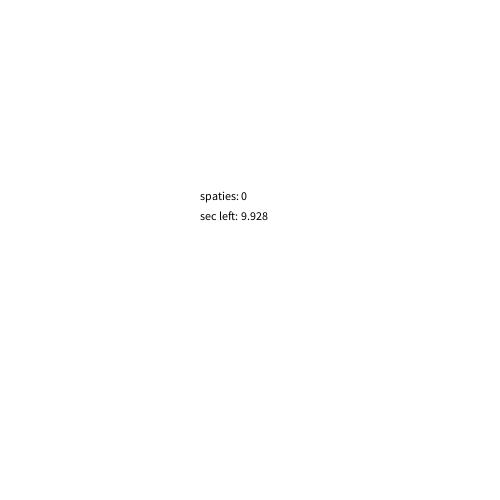
Frame 1 (no input)
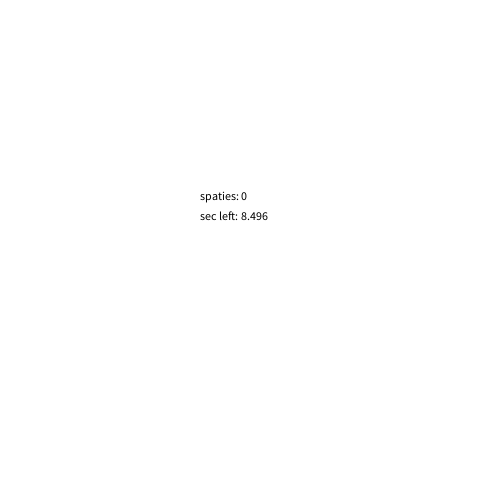
Frame 60 (the mouse pressed at the canvas centre just before this capture)
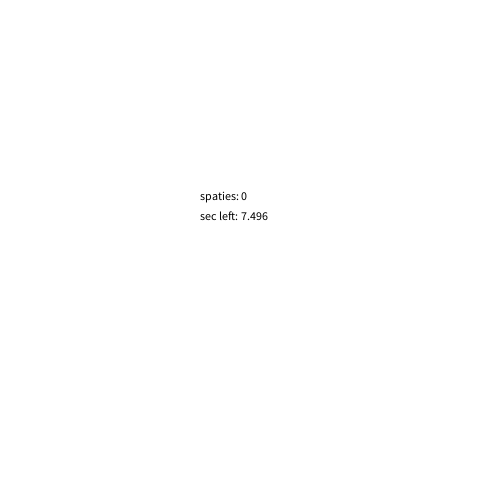
Frame 120 (the mouse held since frame 60 and released just before this capture)

The Processing sketch that drew these frames (run headless with seeded random() and noise(); from frame 60 on, the mouse is pressed at the canvas centre):

// Processing sketch: H12Opdracht2_pde
// ── H12Opdracht2_pde.pde
int sec;
int aantalSpaties = 0;
int leftsec;
int milisleft;
boolean race = true;

void setup(){
  size(500, 500);
}

void draw(){
  background(255,255,255);
  
  sec = millis()/1000;
  leftsec = 9 - sec;
  milisleft = 1000 - (millis()%1000);
  
  if(leftsec <= 0){
    leftsec = 0;
    milisleft = 0;
  }
  
  if(race == false){
    leftsec = 0;
    milisleft = 0;
  }
  
  if(sec >= 10){
    race = false;
  }
  
  fill(0,0,0);
  text("spaties: " + aantalSpaties, 200,200);
  text("sec left: " + leftsec + "." + nf(milisleft, 3), 200,220);
}

void keyReleased(){
  if(keyCode == 32 && race)  {
    aantalSpaties++;
  }
}
